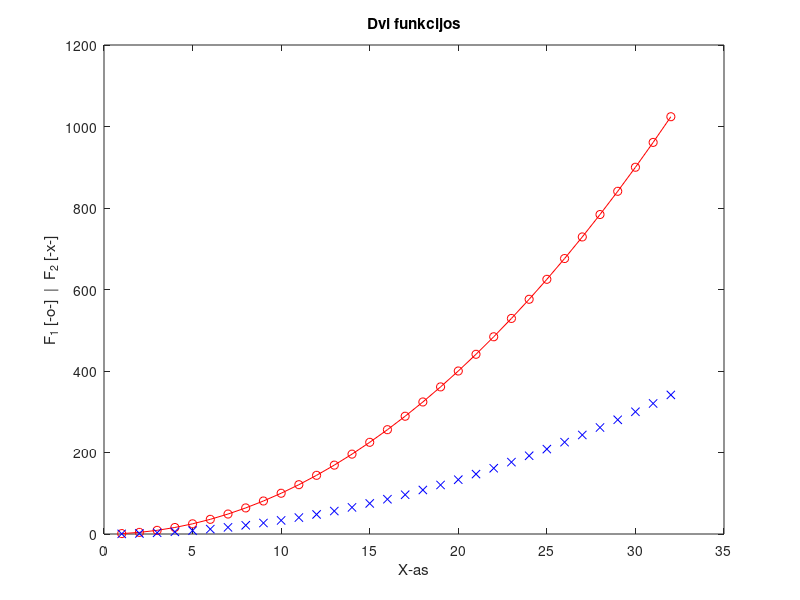

The MATLAB source for this figure: (Note: this script raises an error after producing the figure.)
% pirma dalis
x = 1:32;
y = x.^2;

plot(x, y, 'o-r', x, y/3, 'xb')
title('Dvi funkcijos')
xlabel('X-as')
ylabel('F_1 [-o-]  |  F_2 [-x-]')

%8 punktas
help sin 
doc sin 
docsearch sin

help plot
doc plot
docsearch plot

help title
doc title
docsearch title

%9 punktas

% LINSPACE - generuoja vienodais tarpais išsidėsčiusių skaičių seką tarp dviejų reikšmių.
% SIZE - grąžina matricos arba masyvo matmenis (eilučių ir stulpelių skaičių).
% MAX - suranda didžiausią masyvo reikšmę ir jos vietos indeksą.

%Papildoma
%1
N = 0
%2
v = (N + 1) : 0.5 : (N + 4)
%3
A = [N,   N+1, N+2; 
    N+3, N+4, N+5; 
    N+6, N+7, N+8]
%4
elementas_a = A(3, 2)
elementai_b = [A(2, 1:2); A(3, 1:2)]
elementai_c = [A(1,1), A(1,3); A(3,1), A(3,3)]

%5
v_mod = v(1:3)'
A_sujungta = [A, v_mod]
